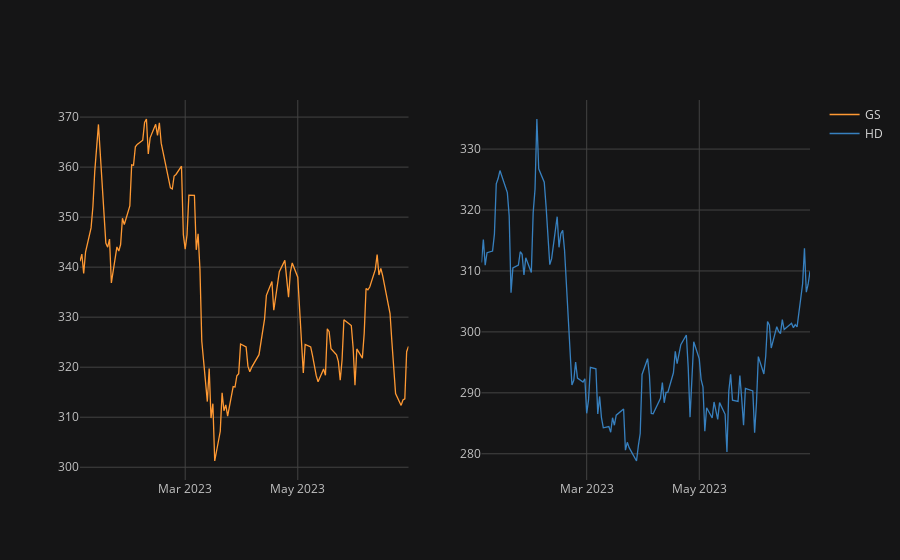

The code cell stored with this chart in its notebook:
### Code cell
# Use subplots
df4[['GS', 'HD']].iplot(subplots=True)
